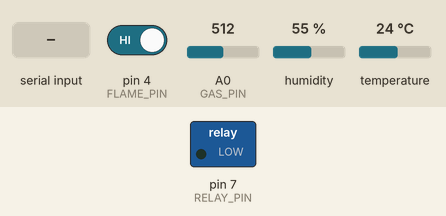
A sketch run on a simulated Arduino Uno, built with avr-gcc and run on an emulated ATmega328P. Parts: switched loads named in the sketch (green lamp = pin HIGH). The test bench sets the inputs (shaded band); at power-on: pin 4 (FLAME_PIN) HIGH, A0 (GAS_PIN) = 512, humidity 55 %, temperature 24 °C. What the sketch prints to the serial monitor is not drawn.

Above: at 3.2 s.
3.3 s: "RELAY:ON\n" received over Serial
At 4.4 s:
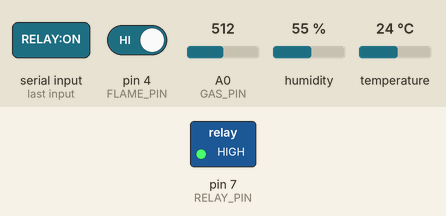
7.0 s: "RELAY:OFF\n" received over Serial
At 7.5 s:
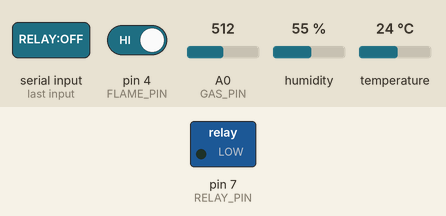
Timing chart, 0 to 10.0 s (numbered marks = the images above; inputs shaded):
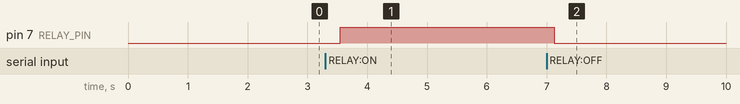

The sketch:

hazard_sensors.ino
```cpp
/*
  Predictive AI Hazard Prevention System
  Arduino Sketch - ALL sensors in one file
  Upload THIS FILE ONLY to Arduino

  PIN CONNECTIONS:
  MQ-2 Gas Sensor  : AO->A0, VCC->5V, GND->GND
  DHT22 Temp       : DATA->Pin2, VCC->3.3V, GND->GND
  Flame Sensor     : DO->Pin4, VCC->5V, GND->GND
  Relay Module     : IN->Pin7, VCC->5V, GND->GND
*/

#include "DHT.h"

#define GAS_PIN    A0
#define DHT_PIN    2
#define FLAME_PIN  4
#define RELAY_PIN  7
#define DHT_TYPE   DHT22

DHT dht(DHT_PIN, DHT_TYPE);

// CALIBRATION - adjust CLEAN_AIR_VALUE after reading sensor
// in clean air for 5 minutes via Serial Monitor
#define CLEAN_AIR_VALUE 400
#define MQ2_RL          10.0

bool relayActive = false;

void setup() {
  Serial.begin(9600);
  pinMode(FLAME_PIN, INPUT);
  pinMode(RELAY_PIN, OUTPUT);
  digitalWrite(RELAY_PIN, LOW);
  dht.begin();
  delay(2000);
  Serial.println("SYSTEM:READY");
}

void loop() {
  int   gasRaw  = analogRead(GAS_PIN);
  float voltage = gasRaw * (5.0 / 1023.0);
  float rs      = ((5.0 - voltage) / voltage) * MQ2_RL;
  float ro      = (((5.0 - (CLEAN_AIR_VALUE*5.0/1023.0)) /
                    (CLEAN_AIR_VALUE*5.0/1023.0)) * MQ2_RL) / 9.8;
  float ratio   = rs / ro;

  float temperature = dht.readTemperature();
  float humidity    = dht.readHumidity();
  if (isnan(temperature)) temperature = -999;
  if (isnan(humidity))    humidity    = -999;

  int flameDetected = (digitalRead(FLAME_PIN) == LOW) ? 1 : 0;

  Serial.print("GAS_RAW:");    Serial.println(gasRaw);
  Serial.print("GAS_RATIO:");  Serial.println(ratio, 4);
  Serial.print("TEMP:");       Serial.println(temperature, 2);
  Serial.print("HUM:");        Serial.println(humidity, 2);
  Serial.print("FLAME:");      Serial.println(flameDetected);
  Serial.println("---END---");

  if (Serial.available() > 0) {
    String cmd = Serial.readStringUntil('\n');
    cmd.trim();
    if (cmd == "RELAY:ON") {
      digitalWrite(RELAY_PIN, HIGH);
      relayActive = true;
    } else if (cmd == "RELAY:OFF") {
      digitalWrite(RELAY_PIN, LOW);
      relayActive = false;
    }
  }
  delay(500);
}
```

Measured:
- after the input at 3.3 s, pin 7 (RELAY_PIN): LOW → HIGH after 0.25 s
- after the input at 7.0 s, pin 7 (RELAY_PIN): HIGH → LOW after 0.13 s
